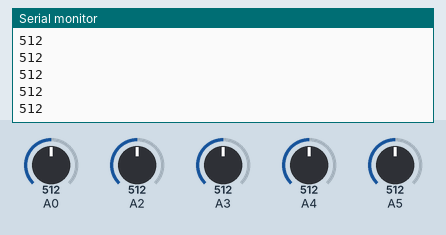
Bench run of a sketch on a simulated Arduino Uno, built with avr-gcc and run on an emulated ATmega328P. On the bench: the last lines printed to the serial monitor. The inputs (shaded band) are chosen by the test bench; at power-on: A0 = 512, A2 = 512, A3 = 512, A4 = 512, A5 = 512.

Above: at 1.8 s.
1.9 s: A0 set to 716
3.4 s: A2 set to 306
4.9 s: A3 set to 992
At 5.8 s:
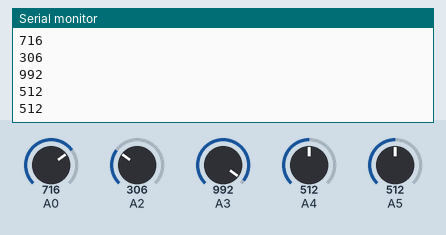
6.4 s: A4 set to 30
At 7.6 s:
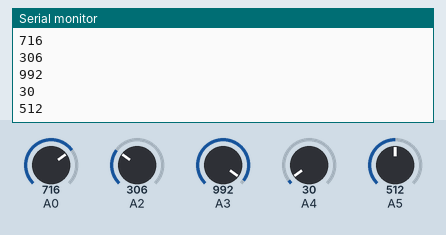
Timing chart, 0 to 8.9 s (numbered marks = the images above; inputs shaded):
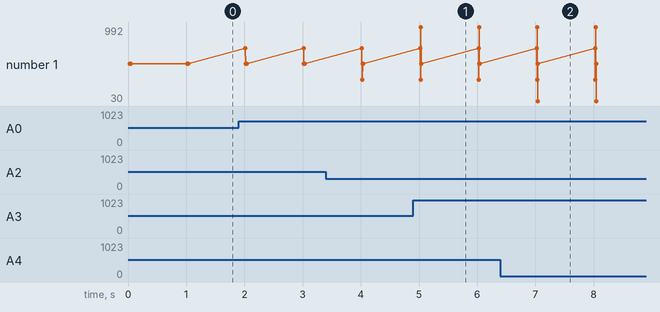

The sketch:

test.ino
```cpp
void setup() {

  Serial.begin(9600);
  while (!Serial) {

    ; // wait for serial port to connect. Needed for native USB port only

  }
  // put your setup code here, to run once:
  Serial.println("Hello world");
}

void loop() {
  // put your main code here, to run repeatedly:

  Serial.println("Sensor Data");
  Serial.println(analogRead(A0));
  Serial.println(analogRead(10));
  Serial.println(analogRead(11));
  Serial.println(analogRead(12));
  Serial.println(analogRead(13));
  delay(1000);
}
```

Measured:
- after the input at 4.9 s, the serial monitor: prints a new line after 0.13 s (image 1)
- after the input at 6.4 s, the serial monitor: prints a new line after 0.64 s (image 2)
